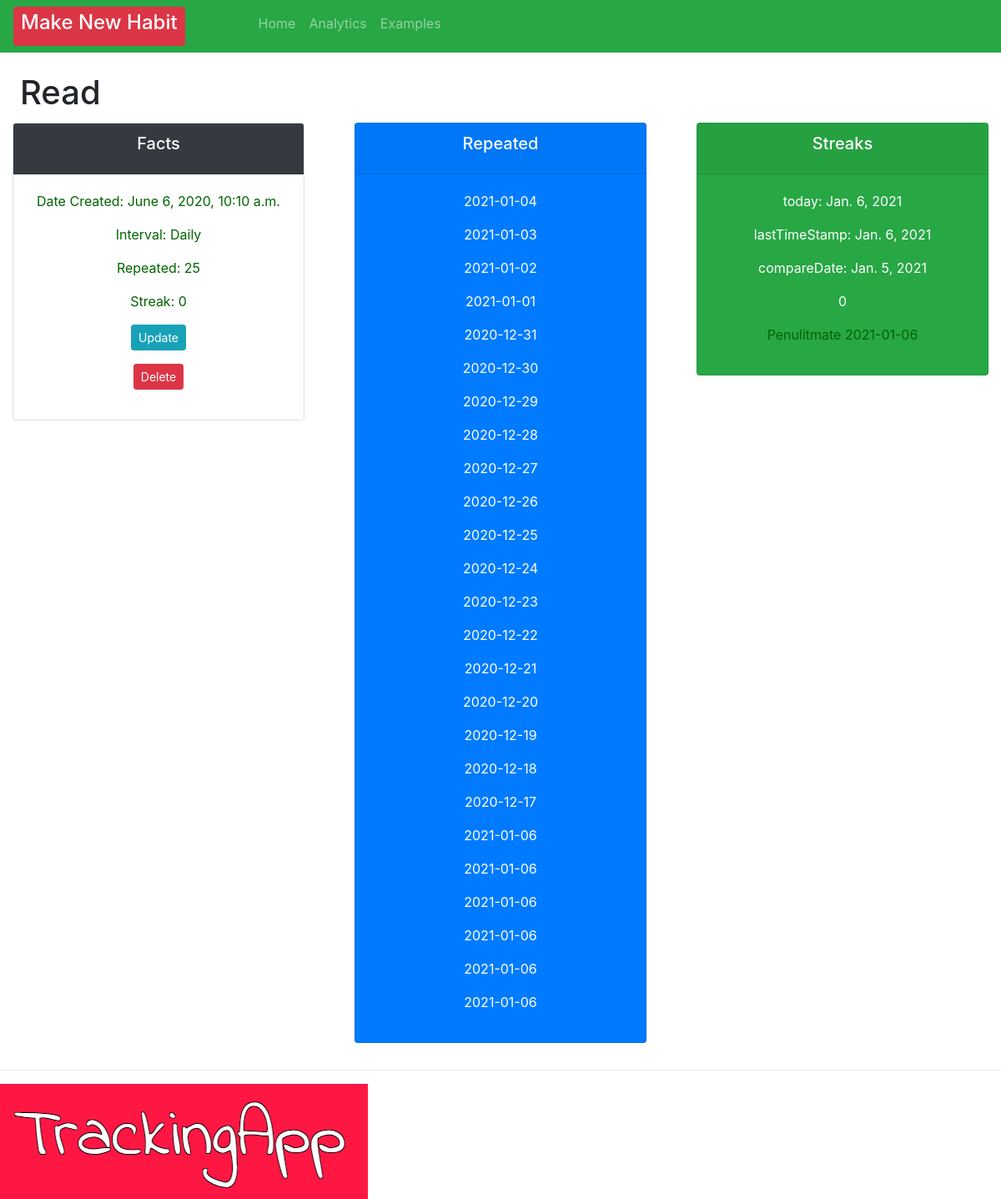
/habit/100, run on an earlier commit of the app's database.
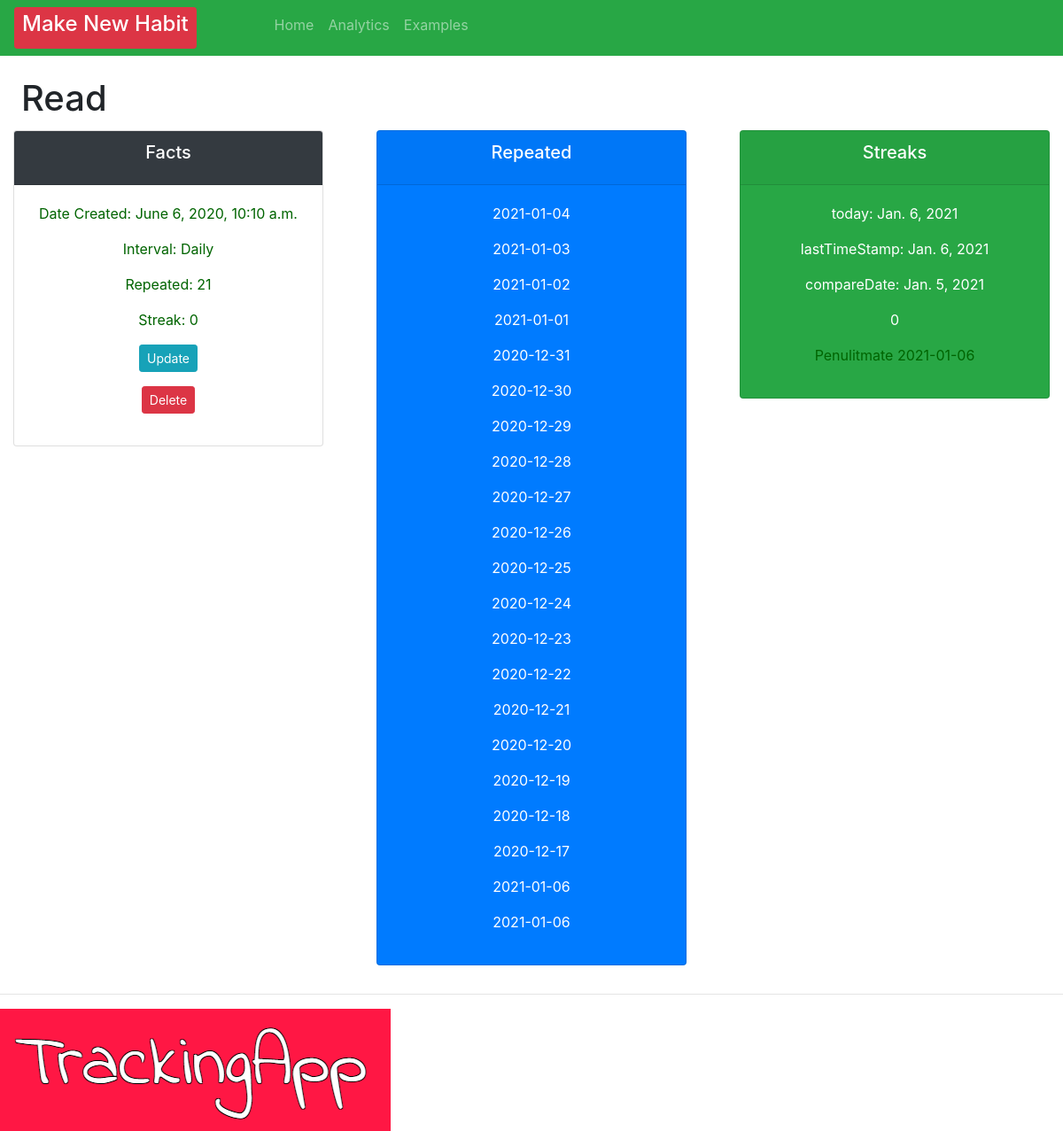
And on a later commit of the database.
### crm/models.py (models this page shows, shortened)
class Order(models.Model):
    INTERVAL = (
            ('Daily', 'Daily'),
            ('Weekly', 'Weekly' ),
                      )
    habit = models.CharField(max_length=200, null=True, blank=True)
    interval = models.CharField(max_length=400, null=True, choices=INTERVAL)
    checked = models.IntegerField(blank=True, default=0, null=True)
    streak = models.IntegerField(blank=True, default=0, null=True)
    created = models.DateTimeField(auto_now=True, auto_now_add=False, editable=False, null=True, blank=True)
    checkedList = models.ManyToManyField(Repeats)
    timeStamp = models.DateTimeField(auto_now=True, blank=True)
    date_created = models.DateTimeField(auto_now_add=True, null=True, editable=False, blank=True)
    test = models.CharField(max_length=200, null=True, blank=True)

class Repeats(models.Model):
    date_created =  models.DateTimeField(auto_now=True, null=True, editable=False, blank=True)
    timeStamp = models.DateField(auto_now_add=True,  auto_now=False, blank=True)
    test = models.CharField(max_length=200, null=True, blank=True)

### crm/views.py (the view)
# urls.py: path('habit/<str:pk>', views.habit, name="habit"),
def habit(request, pk):
    testData = [{
        'habit': 'Call Mum',
        'interval': 'Weekly',
        'date_created': '2020-09-12'
    }]
    repeats = Repeats.objects.get(id=pk)
    orders = Order.objects.all()
    order = Order.objects.get(id=pk)
    repeat = order.checkedList.filter()
    streak = order.streak
    test1 = repeats.test
    secondToLast = order.checkedList.all().order_by('-test')
    print(secondToLast)
    print(secondToLast[1].test)
    penultimate = secondToLast[1].test
    print("last element", order.checkedList.first().test)
    lastChecked = parse_date(penultimate)
    today = date.today()
    oneDayPassed = today - timedelta(days=1)
    delta = lastChecked - oneDayPassed
    delta1 = today -  lastChecked
    print5 = print(delta)
    if today == lastChecked:
                pass
                print("1st loop runs")
    if oneDayPassed == lastChecked:
                streak += 1
                print("2nd loop runs")
    if delta.days > 1:
            streak == 0
            print("3rd loop runs")
    context = {"penultimate":penultimate, "compareDate": oneDayPassed, "today": today, "lastTimeStamp": lastChecked, "testData": testData, "current_streak":streak, "order":order, "repeats": repeats, "repeat": repeat}
    return render(request, 'habit/habit.html', context)

### crm/templates/habit/habit.html (shortened to what this page needs)
{% extends 'habit/main.html' %}
{% block content %}
<br>
<h1 style="margin-left: 2%; margin-bottom: 1%;">
    <td>
        {{ order.habit }}
    </td>
</h1>
<div class="row">
    <div class="col">
        <div class="col-md">
            <div class="card text-center text-white mb-3" id="total-orders">
                <div class="card-header  bg-dark">
                    <h5 class="card-title">Facts</h5>
                </div>
                <div class="card-body">
                    <p style="color: darkgreen">Date Created: {{order.date_created}}</p>
                    <p style="color: darkgreen">Interval: {{ order.interval }}</p>
                    <p style="color: darkgreen">Repeated: {{ order.checkedList.count }}</p>
                    <p style="color: darkgreen">Streak: {{ order.streak }}</p>
                    <p> <a a class="btn btn-sm btn-info" href="{% url 'update_habit' order.id %}">Update</a></p>
                    <p> <a a class="btn btn-sm btn-danger" href="{% url 'delete' order.id %}">Delete</a></p>
                </div>
            </div>
        </div>
    </div>
    <div class="col">
        <div class="col-md">
            <div class="card text-center text-white bg-primary mb-3" id="total-orders">
                <div class="card-header">
                    <h5 class="card-title text-white">Repeated</h5>
                </div>
                <div class="card-body">
                    {% for check in repeat %}
                    <p>{{check.test}}</p>
                    {%endfor%}
                </div>
            </div>
        </div>
    </div>
    <div class="col">
        <div class="col-md">
            <div class="card text-center mb-3 bg-success text-white" id="total-orders">
                <div class="card-header">
                    <h5 class="card-title">Streaks</h5>
                </div>
                <div class="card-body">
                    <p>today: {{today}}</p>
                    <p>lastTimeStamp: {{lastTimeStamp}}</p>
                    <p>compareDate: {{compareDate}}</p>
                    <p>    {{current_streak}}        </p>
                    <p style="color: darkgreen">Penulitmate {{penultimate }}</p>
                </div>
            </div>
        </div>
    </div>
</div>
{% endblock %}

What changed in the data, as far as the page shows it:
no longer on this page (row unchanged): Repeats: test "2021-01-06"
no longer on this page (row unchanged): Repeats: test "2021-01-06"
no longer on this page (row unchanged): Repeats: test "2021-01-06"
no longer on this page (row unchanged): Repeats: test "2021-01-06"
changed Order "Read": checkedList.count "25" → "21"
